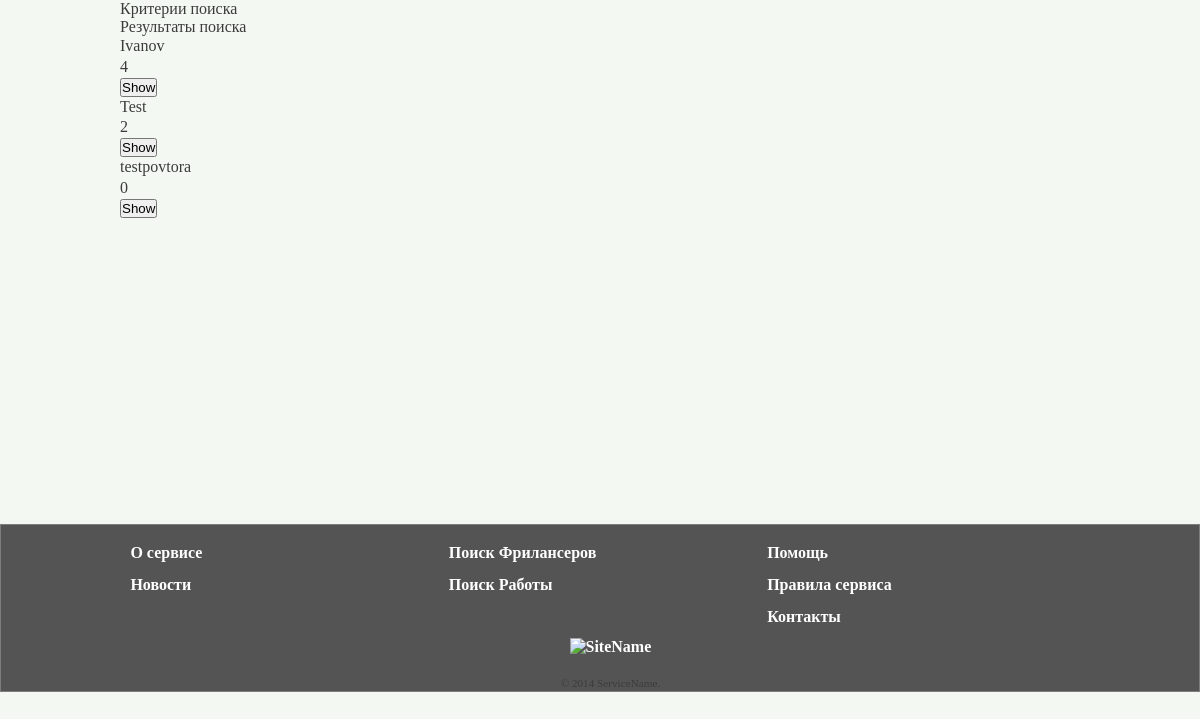
/freelancers.php (signed in), run on the app's committed database.
### tables this page shows
CREATE TABLE IF NOT EXISTS `users` (
  `id` int(5) NOT NULL AUTO_INCREMENT,
  `FirstName` varchar(100) NOT NULL,
  `Password` varchar(100) NOT NULL,
  `LastName` varchar(100) DEFAULT NULL,
  `Email` varchar(100) NOT NULL,
  `Activation` enum('0','1') DEFAULT NULL,
  `GroupId` enum('1','2','3','4','5') NOT NULL,
  `Username` varchar(100) NOT NULL,
  `Country` int(100) DEFAULT NULL,
  `Avatar` varchar(30) DEFAULT '/mysite/img/avatars/def.jpg',
  `Activation_code` varchar(100) NOT NULL,
  `Company` varchar(100) NOT NULL,
  `SessionGUID` varchar(100) DEFAULT NULL,
  `City` varchar(100) DEFAULT NULL,
  `Address` varchar(100) DEFAULT NULL,
  `Zip-code` varchar(100) DEFAULT NULL,
  `Phone` varchar(100) DEFAULT NULL,
  `Time-zone` varchar(100) DEFAULT NULL,
  `RegData` datetime DEFAULT NULL,
  `Rating` int(3) NOT NULL DEFAULT '0' COMMENT 'от 1 до 100 влияет на width заполнение звёзд в репутации',
  `Block` enum('0','1') NOT NULL DEFAULT '0',
  `Ban` enum('0','1') NOT NULL DEFAULT '0',
  `Money` decimal(65,2) DEFAULT '0.00',
  `ReservedMoney` decimal(65,2) DEFAULT '0.00',
  PRIMARY KEY (`id`)
);

### freelancers.php (the view, shortened to what this page needs)
<?php
	if(isset($_SESSION['SessionId'])) {
$resfree=mysql_query("SELECT * FROM `users` WHERE `GroupId`='1' ORDER BY `Rating` DESC");
?>
<!DOCTYPE html>
<html>
<head>
<link href="/mysite/styles_index.css" rel="stylesheet" type="text/css" />
</head>
<body>
<?php
}
?>
<section class="FW_middle">
<div class="поиск">
Критерии поиска
</div>
<div class="результаты поиска">
Результаты поиска
<div class="">
<?php
while( $user_data=mysql_fetch_array($resfree)) {
$Freelancer_id = $user_data['id'];
$text = $user_data['Username'];
$rating = $user_data['Rating'];
?>
<div id="<?php echo $Freelancer_id; ?>">
    <p><?php echo $text; ?></p>
	<p><?php echo $rating; ?></p>
    <button type="button" class="button">Show</button>
	<br>
</div>
<?php } ?>
</div>
</div>
</section>
</body>
<footer class="GlobalFooter">
<div class="GlobalFooterUp">
<div class="GlobalFooter_col">
<ul>
<li>
<a href="/mysite/about.php">О сервисе</a>
</li>
<li>
<a href="/mysite/news.php">Новости</a>
</li>
</ul>
</div>
<div class="GlobalFooter_col">
<ul>
<li>
<a href="/mysite/freelancers.php">Поиск Фрилансеров</a>
</li>
<li>
<a href="/mysite/noname.php">Поиск Работы</a>
</li>
</ul>
</div>
<div class="GlobalFooter_col">
<ul>
<li>
<a href="/mysite/noname.php">Помощь</a>
</li>
<li>
<a href="/mysite/noname.php">Правила сервиса</a>
</li>
<li>
<a href="/mysite/contacts.php">Контакты</a>
</li>
</ul>
</div>
</div>
<div class="GlobalFooterBot">
<div class="GlovalFooterBot_row">
<div class="GlobalFooterBot-col">
<a class="FooterLogo" href="/">
<img src="" alt="SiteName" width="90" height="25">
</a>
<p class="FooterLegal">© 2014 ServiceName.</p>
</div>
</div>
</div>
</footer>
</html>

### styles_index.css (style rules this page uses)
body,html { height:100% }
body { margin:0 }
* { margin: 0; padding: 0; }
body { background: #f3f8f2; padding: 0; line-height: 1,3; display: block; position:relative; cursor: default; font-family: "Gotham Bold"; font-weight: normal; font-style: normal; color: #3A3C3A; }
div { display: block; }
a { text-decoration: none; }
li { list-style-type: none; }
img { border: 0; vertical-align: middle; max-width: 100%; overflow: hidden; }
p { font-family: inherit; font-weight: normal; font-size: 1rem; line-height: 1.3; text-rendering: optimizeLegibility; }
.GlobalFooter { background: #545454; padding-top: 1rem; display:block; position: relative; border:1px solid #7d7d7d; }
.GlobalFooterUp { max-width: 60rem; width:100%; margin-left: auto; margin-right: auto; margin-top: 0; margin-bottom: 0; display: table; }
.GlobalFooter_col { Position: relative; padding-left: .650rem; padding-right: .650rem; float: left; width: 31%; display: block; }
.GlobalFooterBot { max-width: 60rem; width:100%; margin-left: auto; margin-right: auto; margin-top: 0; margin-bottom: 0; display: table; }
.GlovalFooterBot_row { max-width: 60rem; width:100%; margin-left: auto; margin-right: auto; margin-top: 0; margin-bottom: 0; display: table; }
.GlobalFooterBot-col { text-align: center!important; width: 100%; position: relative; padding-left: .650rem; padding-right: .650rem; float: left; display: table; }
.FooterLogo { margin-bottom: 1.25rem; display: block; text-align: center!important; }
.FooterLegal { font-size:.7rem; }
.GlobalFooter a { color: #FFFFFF; text-decoration: none; cursor: pointer; font-weight: 600; }
.GlobalFooter li { padding: 0; line-height: 1.5em; margin-bottom: 8px; }
.FW_middle { width: 960px; margin: 0 auto; margin-bottom: 1.5rem; position: relative; overflow-x: hidden; padding: 0 7px 0 7px; min-height: 500px; }

### data on the page
users: Username "Ivanov", Rating "4"
users: Username "Test", Rating "2"
users: Username "testpovtora", Rating "0"
